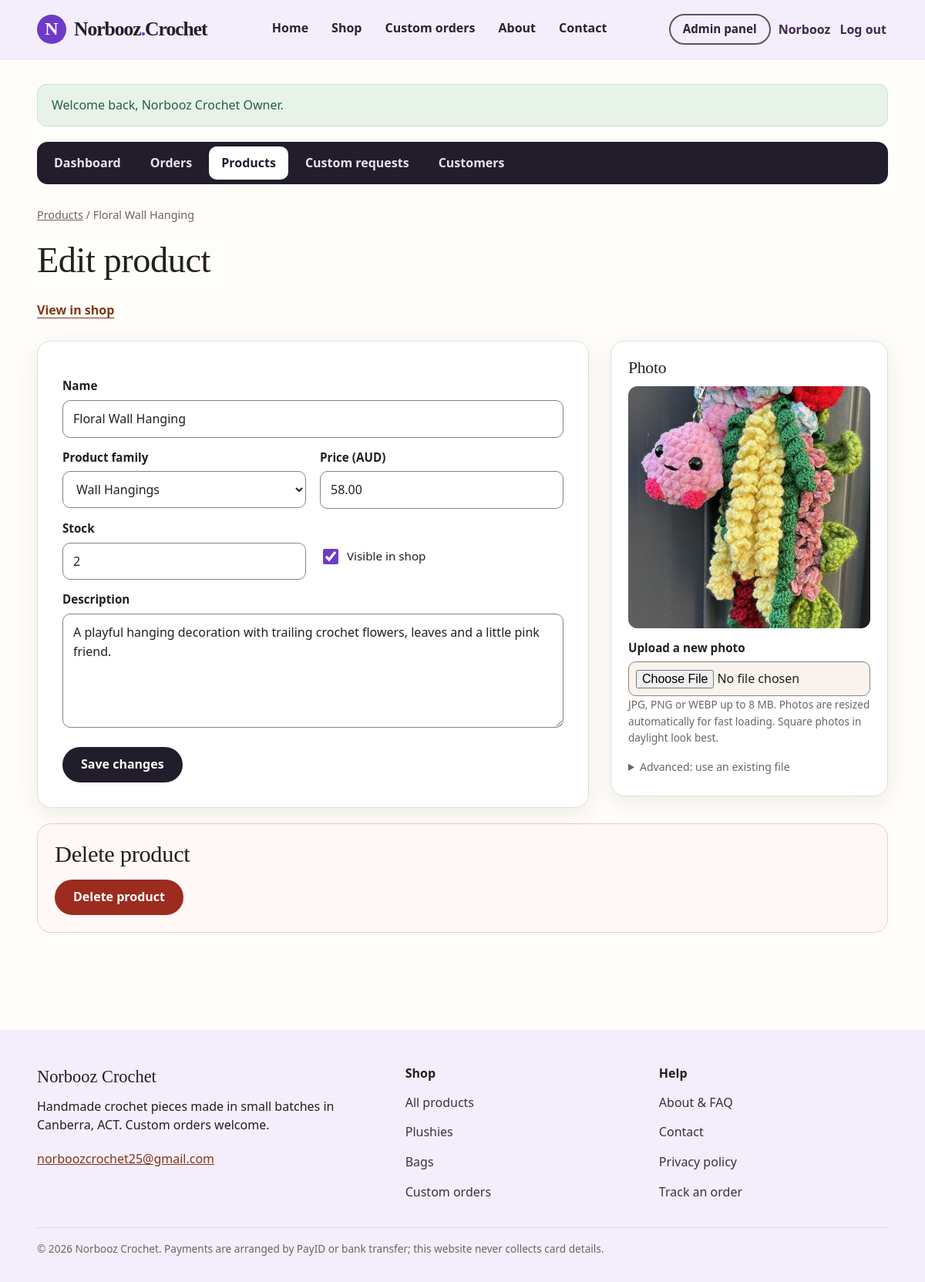
The app's page /admin_product_edit.php?id=7 (signed in) with its own data.
### tables this page shows
CREATE TABLE products (
    product_id INT UNSIGNED AUTO_INCREMENT PRIMARY KEY,
    name VARCHAR(120) NOT NULL,
    category VARCHAR(80) NOT NULL,
    description VARCHAR(1000) NOT NULL,
    price DECIMAL(10,2) NOT NULL CHECK (price >= 0),
    stock_qty INT UNSIGNED NOT NULL DEFAULT 0,
    image_path VARCHAR(255) NOT NULL DEFAULT 'assets/images/product-placeholder.svg',
    is_active TINYINT(1) NOT NULL DEFAULT 1,
    created_at TIMESTAMP NOT NULL DEFAULT CURRENT_TIMESTAMP,
    updated_at DATETIME NULL,
    INDEX idx_products_category (category),
    INDEX idx_products_active (is_active)
);

### admin_product_edit.php (the view, shortened to what this page needs)
<?php
require_once __DIR__ . '/config/functions.php';
$pdo = db();
$id = filter_var($_GET['id'] ?? $_POST['product_id'] ?? null, FILTER_VALIDATE_INT, ['options' => ['min_range' => 1]]) ?: null;
$product = [
    'name' => '', 'category' => '', 'description' => '', 'price' => '', 'stock_qty' => '1',
    'image_path' => 'assets/images/product-placeholder.svg', 'is_active' => 1,
];
if ($id) {
    $stmt = $pdo->prepare('SELECT * FROM products WHERE product_id = ?');
    $stmt->execute([$id]);
    $product = $stmt->fetch();
    $timesOrdered = $pdo->prepare('SELECT COUNT(*) FROM order_items WHERE product_id = ?');
    $timesOrdered->execute([$id]);
    $timesOrdered = (int)$timesOrdered->fetchColumn();
}
$category = $product['category'] !== '' ? canonical_product_category((string)$product['category']) : '';
?>
<nav class="breadcrumb" aria-label="Breadcrumb"><a href="<?= e(url('admin_products.php')) ?>">Products</a> <span aria-hidden="true">/</span> <span aria-current="page"><?= $id ? e($product['name']) : 'New product' ?></span></nav>
<section class="page-heading"><h1><?= $id ? 'Edit product' : 'Add a product' ?></h1>
<?php if ($id): ?><p><a class="text-link" href="<?= e(url('product.php?id=' . $id)) ?>">View in shop</a><?= (int)$product['is_active'] ? '' : ' (currently hidden)' ?></p><?php endif; ?></section>
<form method="post" enctype="multipart/form-data" class="checkout-layout">
    <div class="form-card">
        <div class="form-grid">
            <div class="full"><label for="name">Name</label><input id="name" name="name" maxlength="120" value="<?= e($product['name']) ?>" required></div>
            <div><label for="category">Product family</label>
                <select id="category" name="category" required>
                    <?php foreach (product_categories() as $option): ?><option value="<?= e($option) ?>" <?= $category === $option ? 'selected' : '' ?>><?= e($option) ?></option><?php endforeach; ?>
                </select></div>
            <div><label for="price">Price (AUD)</label><input id="price" type="number" step="0.01" min="0" max="99999" name="price" value="<?= e($product['price']) ?>" required></div>
            <div><label for="stock_qty">Stock</label><input id="stock_qty" type="number" min="0" max="100000" name="stock_qty" value="<?= e($product['stock_qty']) ?>" required></div>
            <div class="checkbox-cell"><label class="checkbox"><input type="checkbox" name="is_active" value="1" <?= (int)$product['is_active'] ? 'checked' : '' ?>> Visible in shop</label></div>
            <div class="full"><label for="description">Description</label><textarea id="description" name="description" rows="5" maxlength="1000" required><?= e($product['description']) ?></textarea></div>
        </div>
        <button class="button" type="submit"><?= $id ? 'Save changes' : 'Add product' ?></button>
    </div>
    <aside class="summary-card">
        <h2>Photo</h2>
        <img class="edit-preview" id="image-preview" src="<?= e(url(product_image($product['image_path'], $category))) ?>" alt="Current product photo">
        <label for="image">Upload a new photo</label>
        <input id="image" type="file" name="image" accept="image/jpeg,image/png,image/webp" data-preview="image-preview">
        <p class="hint">JPG, PNG or WEBP up to <?= (int)MAX_UPLOAD_MB ?> MB. Photos are resized automatically for fast loading. Square photos in daylight look best.</p>
        <details>
            <summary class="small-text">Advanced: use an existing file</summary>
        </details>
    </aside>
</form>
<?php if ($id): ?>
<section class="admin-section danger-zone">
    <h2>Delete product</h2>
    <?php if ($timesOrdered > 0): ?>
        <p>This product is part of <?= $timesOrdered ?> order(s), so it is kept for the order records. Untick <em>Visible in shop</em> to hide it.</p>
    <?php else: ?>
        <form method="post" data-confirm="Delete this product permanently?">
            <button class="button button-danger" type="submit">Delete product</button>
        </form>
    <?php endif; ?>
</section>
<?php endif; ?>

### assets/css/styles.css (style rules this page uses)
:root { --ink: #22201f; --muted: #6b6560; --paper: #fffdf9; --surface: #ffffff; --soft: #f8f3ec; --soft-2: #f3ebe1; --lavender: #f4eefc; --brand: #6d3bc7; --accent: #b3522f; --accent-dark: #813719; --accent-soft: #f5e2d6; --sage: #56695a; --line: #e3ddd5; --ok-bg: #e7f3e8; --ok-ink: #25613a; --err-bg: #fbe8e6; --err-ink: #9b2c1f; --info-bg: #edf1fa; --info-ink: #2d4a7a; --warn-bg: #fdf3dc; --warn-ink: #7a5412; --shadow: 0 8px 28px rgba(49, 39, 31, 0.08); --shadow-hover: 0 14px 34px rgba(49, 39, 31, 0.14); --radius: 18px; --radius-sm: 12px; --serif: Georgia, "Times New Roman", serif; }
* { box-sizing: border-box; }
html { scroll-behavior: smooth; scroll-padding-top: 96px; -webkit-text-size-adjust: 100%; text-size-adjust: 100%; }
body { margin: 0; font-family: ui-sans-serif, system-ui, -apple-system, BlinkMacSystemFont, "Segoe UI", Roboto, sans-serif; color: var(--ink); background: var(--paper); line-height: 1.55; overflow-wrap: break-word; }
img { max-width: 100%; height: auto; display: block; }
a { color: var(--accent-dark); }
h1, h2, h3 { font-family: var(--serif); font-weight: 400; line-height: 1.15; letter-spacing: -0.01em; margin: 0 0 0.5em; }
h1 { font-size: clamp(2rem, 4vw, 2.9rem); }
h2 { font-size: clamp(1.45rem, 2.6vw, 1.9rem); }
p { margin: 0 0 1em; }
.small-text, .small { font-size: 0.88rem; color: var(--muted); }
.hint { display: block; font-size: 0.85rem; color: var(--muted); font-weight: 400; }
.hero > *, .product-detail > *, .checkout-layout > *, .customization-layout > *, .about-layout > *, .admin-columns > *, .request-body > *, .account-grid > *, .footer-grid > *, .form-grid > *, .order-card > *, .cart-row > * { min-width: 0; }
summary { padding: 4px 0; min-height: 28px; }
.checkbox { min-height: 28px; }
.button { display: inline-flex; align-items: center; justify-content: center; gap: 8px; min-height: 46px; padding: 0 22px; border-radius: 999px; border: 2px solid #221d2a; background: #221d2a; color: #fff; font: inherit; font-weight: 700; text-decoration: none; cursor: pointer; transition: transform .15s ease, background .15s ease; }
.button-danger { background: var(--err-ink); border-color: var(--err-ink); }
.text-link { font-weight: 700; color: var(--accent-dark); text-underline-offset: 4px; display: inline-block; padding: 3px 0; }
.page-heading { margin-bottom: 24px; }
.page-heading p { color: var(--muted); max-width: 70ch; }
.breadcrumb { font-size: 0.9rem; color: var(--muted); margin-bottom: 18px; }
.breadcrumb a { color: var(--muted); display: inline-block; padding: 3px 0; }
label { display: block; font-weight: 700; margin: 14px 0 6px; font-size: 0.95rem; }
input, select, textarea { width: 100%; max-width: 100%; min-height: 44px; padding: 11px 13px; border: 1px solid #8a8178; border-radius: 10px; font: inherit; background: #fff; color: var(--ink); }
input[type="checkbox"], input[type="radio"] { width: 1.25rem; height: 1.25rem; flex-shrink: 0; accent-color: var(--brand); }
input[type="file"] { padding: 9px; background: var(--soft); }
.checkbox { display: flex; align-items: flex-start; gap: 8px; font-weight: 500; margin: 14px 0; }
.checkbox input { margin-top: 2px; min-height: 0; }
.form-card { background: var(--surface); border: 1px solid var(--line); border-radius: var(--radius); padding: clamp(20px, 3vw, 32px); box-shadow: var(--shadow); }
.form-card > form > .button, .form-card > .button { margin-top: 18px; }
.form-grid { display: grid; grid-template-columns: 1fr 1fr; gap: 0 18px; }
.form-grid .full { grid-column: 1 / -1; }
.form-grid .checkbox-cell { display: flex; align-items: flex-end; }
.danger-zone { border: 1px solid #f1c9c3; background: #fff8f7; border-radius: var(--radius-sm); padding: 16px; margin-top: 20px; }
.checkout-layout { display: grid; grid-template-columns: minmax(0, 1fr) 360px; gap: 28px; align-items: start; }
.summary-card { background: var(--surface); border: 1px solid var(--line); border-radius: var(--radius); padding: 22px; box-shadow: var(--shadow); position: sticky; top: 100px; }
.summary-card h2 { font-size: 1.35rem; }
.admin-section { background: var(--surface); border: 1px solid var(--line); border-radius: var(--radius); padding: 22px; margin-bottom: 22px; }
.admin-section.danger-zone { background: #fff8f7; border-color: #f1c9c3; }
.edit-preview { width: 100%; aspect-ratio: 1 / 1; object-fit: cover; border-radius: var(--radius-sm); background: var(--soft); margin-bottom: 6px; }

### records on screen
products: name "Floral Wall Hanging", price "58.00", stock_qty "2", is_active "☑", description "A playful hanging decoration with trailing crochet flowers, leaves and a little pink friend.", image_path+category (picture)

### other values on screen
$label "Home Shop Custom orders About Contact"
explode(' ', $user['full_name'])[0] ?: 'Account' "Norbooz"
$_SESSION[$key] "Welcome back, Norbooz Crochet Owner."
$label "Dashboard"
$label "Orders"
$label "Products"
$label "Custom requests"
$label "Customers"
MAX_UPLOAD_MB "8"
SHOP_LOCATION "Canberra, ACT"
SHOP_EMAIL "norboozcrochet25@gmail.com"
form field category "Wall Hangings"
